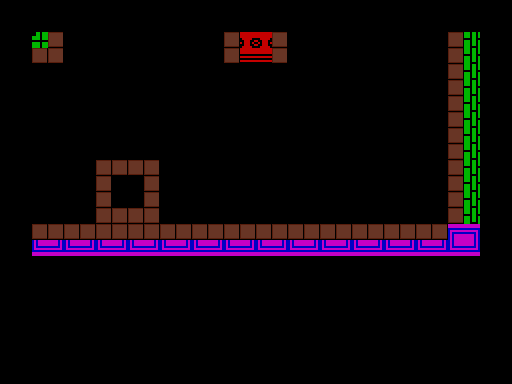

This is a level from a 2D game, rendered from its Tiled map with the project's own tilesets. A one-line summary and the map file follow, with tile-layer data summarised:
An orthogonal 32x24 tile map with 16x16 px tiles, 2 tile layers (Tiles, Collision), 3 tilesets and 4 objects (2x portal, launcher, froggy).

<map version="1.0" orientation="orthogonal" width="32" height="24" tilewidth="16" tileheight="16">
 <properties>
  <property name="background_color" value="#000000" />
 </properties>
 <tileset firstgid="1" name="tiles" tilewidth="16" tileheight="16">
  <image source="../images/tiles.gif" width="192" height="160" />
 </tileset>
 <tileset firstgid="121" name="metatiles" tilewidth="16" tileheight="16">
  <image source="../images/metatiles.png" width="48" height="16" />
  <tile id="0">
   <properties>
    <property name="type" value="solid" />
   </properties>
  </tile>
  <tile id="1">
   <properties>
    <property name="type" value="lslope" />
   </properties>
  </tile>
  <tile id="2">
   <properties>
    <property name="type" value="rslope" />
   </properties>
  </tile>
 </tileset>
 <tileset firstgid="124" name="tiles2" tilewidth="16" tileheight="16">
  <image source="../images/tiles2.gif" width="400" height="256" />
 </tileset>
 <objectgroup name="Entities2" width="32" height="24" />
 <layer name="Tiles" width="32" height="24">
  <data>[768 cells, 108 non-empty, 34 distinct tile ids]</data>
 </layer>
 <layer name="Collision" width="32" height="24">
  <data>[768 cells, 57 non-empty, 1 distinct tile ids]</data>
 </layer>
 <objectgroup color="#0ca104" name="Entities" width="32" height="24">
  <object name="portal" x="64" y="0" width="384" height="32">
   <properties>
    <property name="to" value="scr039" />
   </properties>
  </object>
  <object name="launcher" x="112" y="160" width="32" height="16" />
  <object name="froggy" x="192" y="160" width="224" height="64" />
  <object name="portal" x="0" y="64" width="32" height="160">
   <properties>
    <property name="to" value="scr041" />
   </properties>
  </object>
 </objectgroup>
</map>
